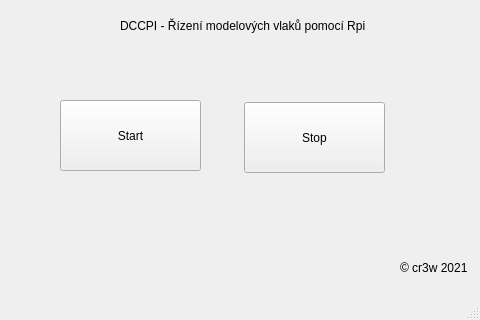
<?xml version="1.0" encoding="UTF-8"?>
<ui version="4.0">
 <class>MainWindow</class>
 <widget class="QMainWindow" name="MainWindow">
  <property name="geometry">
   <rect>
    <x>0</x>
    <y>0</y>
    <width>480</width>
    <height>320</height>
   </rect>
  </property>
  <property name="windowTitle">
   <string>MainWindow</string>
  </property>
  <widget class="QWidget" name="centralwidget">
   <widget class="QPushButton" name="btnON">
    <property name="geometry">
     <rect>
      <x>60</x>
      <y>100</y>
      <width>141</width>
      <height>71</height>
     </rect>
    </property>
    <property name="text">
     <string>Start</string>
    </property>
   </widget>
   <widget class="QPushButton" name="btnOFF">
    <property name="geometry">
     <rect>
      <x>244</x>
      <y>102</y>
      <width>141</width>
      <height>71</height>
     </rect>
    </property>
    <property name="text">
     <string>Stop</string>
    </property>
   </widget>
   <widget class="QLabel" name="label">
    <property name="geometry">
     <rect>
      <x>120</x>
      <y>10</y>
      <width>291</width>
      <height>31</height>
     </rect>
    </property>
    <property name="text">
     <string>DCCPI - Řízení modelových vlaků pomocí Rpi</string>
    </property>
   </widget>
   <widget class="QLabel" name="label_2">
    <property name="geometry">
     <rect>
      <x>400</x>
      <y>260</y>
      <width>71</width>
      <height>16</height>
     </rect>
    </property>
    <property name="text">
     <string>© cr3w 2021</string>
    </property>
   </widget>
  </widget>
  <widget class="QMenuBar" name="menubar">
   <property name="geometry">
    <rect>
     <x>0</x>
     <y>0</y>
     <width>480</width>
     <height>21</height>
    </rect>
   </property>
  </widget>
  <widget class="QStatusBar" name="statusbar"/>
 </widget>
 <resources/>
 <connections/>
</ui>
